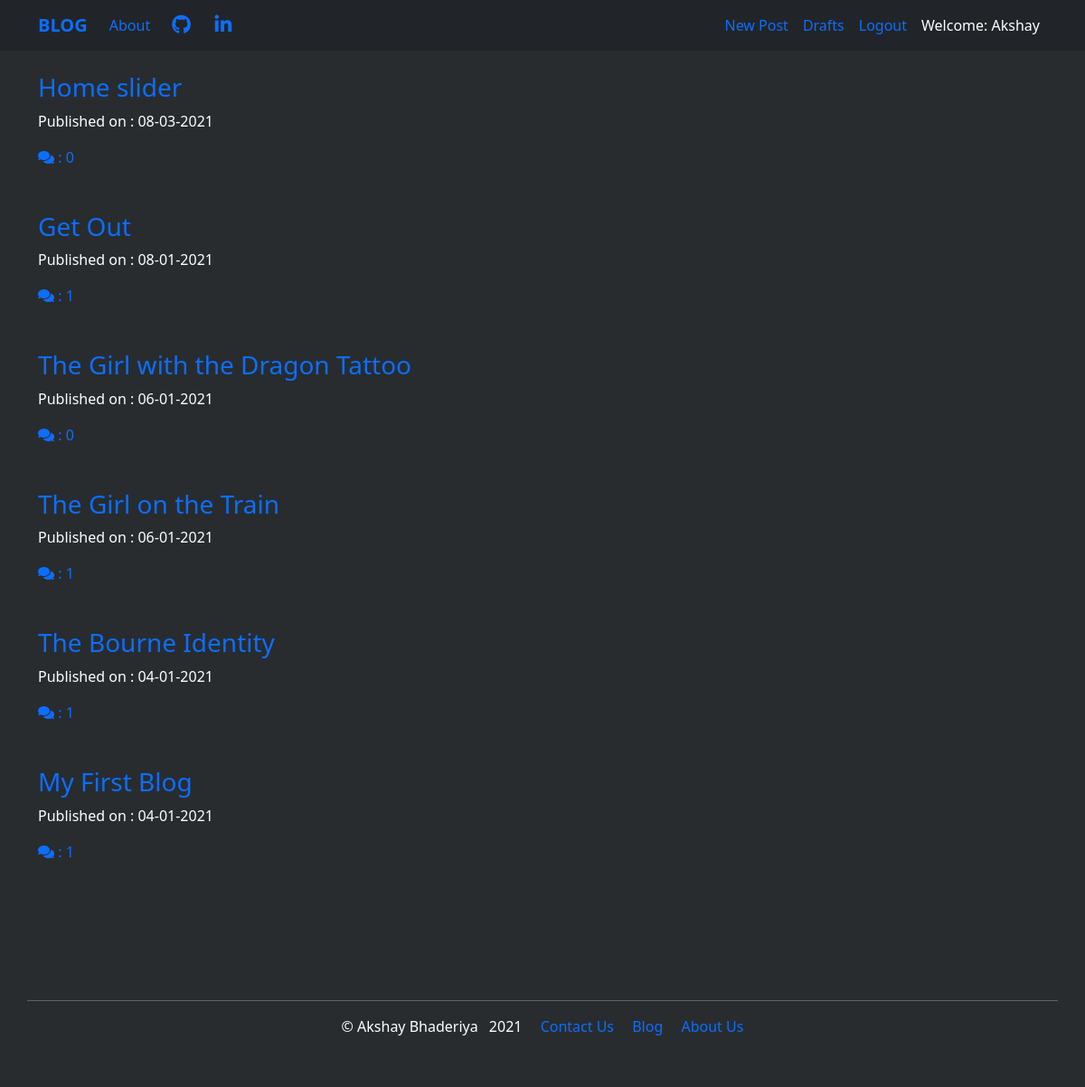
The app's page / (signed in) with its own data.
### blog_app/models.py (models this page shows, shortened)
class Post(models.Model):
    author = models.ForeignKey('auth.User', on_delete=models.CASCADE)
    title = models.CharField(max_length=200)
    text = models.TextField()
    created_date = models.DateTimeField(default = timezone.now)
    published_date = models.DateTimeField(blank=True, null=True)
    def approve_comments(self):
        return self.comments.filter(approved_comment=True)

### blog_app/views.py (the view)
# urls.py: url(r'^$', views.PostListView.as_view(), name='post_list'),
class PostListView(ListView):
    model = Post
    def get_queryset(self):
        return Post.objects.filter(published_date__lte=timezone.now()).order_by('-published_date')

### blog_app/templates/blog_app/post_list.html
{% extends 'blog_app/base.html' %}
  {% block content %}
    <div class="centerstage">
      {% for post in post_list %}<br>
        <div class="post">
          <h3><a href="{% url 'post_detail' pk=post.pk %}">{{ post.title }}</a></h3>
          <div class="date">
            {% if post.published_date != null %}
            <p>Published on : {{ post.published_date | date:'d-m-Y' }}</p>
            {% else %}
            <p class='date'>Created : {{ post.created_date|date:'d-m-Y' }}</p>
            {% endif %}
          </div>
          <a href="{% url 'post_detail' pk=post.pk %}"><i class="fas fa-comments"></i> : {{ post.approve_comments.count }}</a>
        </div><br>
      {% endfor %}
    </div>
  {% endblock %}

### blog_app/templates/blog_app/base.html (shortened to what this page needs)
<!DOCTYPE html>
{% load static %}
<html lang="en" dir="ltr">
  <head>
    <link href="https://cdn.jsdelivr.net/npm/bootstrap@5.0.0-beta1/dist/css/bootstrap.min.css" rel="stylesheet">
    <link rel="stylesheet" href="https://pro.fontawesome.com/releases/v5.10.0/css/all.css"/>
    <link rel="stylesheet" href="//cdn.jsdelivr.net/npm/medium-editor@latest/dist/css/medium-editor.min.css" type="text/css" media="screen" charset="utf-8">
    <link rel="stylesheet" href="{% static 'css/blog.css' %}">
  </head>
  <body>
    <nav class='navbar navbar-expand-md bg-dark sticky-top'>
      <div class="container">
        <a class='navbar-brand' href="{% url 'post_list' %}"><strong>BLOG</strong></a>
        <ul class='navbar-nav me-auto'>
          <li class='nav-item'><a class='nav-link' href="{% url 'about' %}">About&ensp;</a></li>
          <li class='nav-item'><a class='nav-link' href="https://github.com/Abhaderiya"><i class="fab fa-github fa-lg">&ensp;</i></a></li>
          <li class='nav-item'><a class='nav-link' href="https://www.linkedin.com/in/akshay-bhaderiya-122990b6/"><i class="fab fa-linkedin-in fa-lg"></i></a></li>
        </ul>
        <ul class='navbar-nav navbar-right'>
          {% if user.is_authenticated %}
            <li class='nav-item'><a class='nav-link' href="{% url 'post_new' %}">New Post</a></li>
            <li class='nav-item'><a class='nav-link' href="{% url 'post_draft_list' %}">Drafts</a></li>
            <li class='nav-item'><a class='nav-link' href="{% url 'logout' %}">Logout</a></li>
            <li class='nav-item'><a class='nav-link' style='color:white'>Welcome: {{ user.username }}</a></li>
          {% else %}
            <li class='nav-item'><a class='nav-link' href="{% url 'login' %}">Login</a></li>
          {% endif %}
        </ul>
      </div>
    </nav>
    <div class="content container">
      <div class="row">
        <div class="col-md-8">
          <div class="blog_posts">
            {% block content %}
            {% endblock %}
          </div>
        </div>
      </div>
    </div><br>
    <div class="footer">
      <div class="footer-v1 bg-img">
      	<div class="footer no-margin">
      		<div class="container">
      			<div class="row">
              <hr>
              <div class="container">
                <address>
                  <ul class="list-unstyled link-list">
                    <li>&copy; Akshay Bhaderiya &ensp;{% now "Y" %}&emsp;
                      <a href="#">Contact Us</a>&emsp;
                      <a href="{% url 'post_list' %}">Blog</a>&emsp;
                      <a href="{% url 'about' %}">About Us</a></li>
                  </ul>
                </address>
              </div>
              </div>
      			</div>
      		</div>
      	</div>
      </div>
  </body>
</html>

### blog_app/static/css/blog.css (style rules this page uses)
.centerstage { margin: auto; }
body { background-color: #282C2F; color: white; min-height: 300px; margin-bottom: 200px; clear: both; }
a { text-decoration: none; }
.footer { position: fixed; left: 0; bottom: 0; background-color: #282C2F; height: 8%; width: 100%; color: white; text-align: center; }

### records on screen
Post: title "Home slider", published_date "08-03-2021", approve_comments.count "0"
Post: title "Get Out", published_date "08-01-2021", approve_comments.count "1"
Post: title "The Girl with the Dragon Tattoo", published_date "06-01-2021", approve_comments.count "0"
Post: title "The Girl on the Train", published_date "06-01-2021", approve_comments.count "1"
Post: title "The Bourne Identity", published_date "04-01-2021", approve_comments.count "1"
Post: title "My First Blog", published_date "04-01-2021", approve_comments.count "1"

### other values on screen
{{ user.username }} "Akshay"
